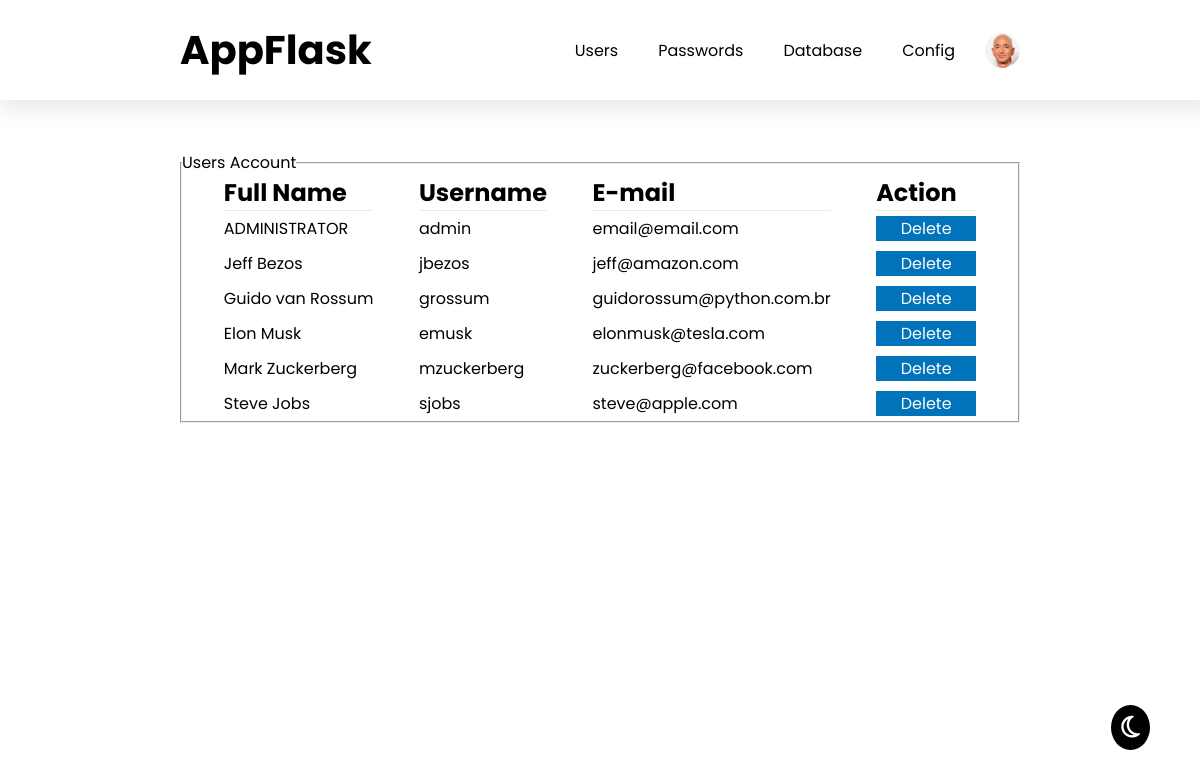
The app's page /dashboard (signed in) with its own data.
### app.py (models this page shows, shortened)
class Images(db.Model):
    id = db.Column(db.Integer, primary_key=True)
    id_user = db.Column(db.Integer, db.ForeignKey('users.id'), unique=True)
    name = db.Column(db.Text, nullable=False)
    mimetype = db.Column(db.Text, nullable=False)

class Users(db.Model, UserMixin):
    __tablename__ = 'users'
    id = db.Column(db.Integer, primary_key=True)
    perm = db.Column(db.Integer, nullable=False, default=0)
    name = db.Column(db.String(50), nullable=False)
    email = db.Column(db.String(50), nullable=False, unique=True)
    username = db.Column(db.String(10), nullable=False, unique=True)
    password = db.Column(db.String(255), nullable=False)
    creation_date = db.Column(db.DateTime, default=datetime.now())
    last_update_date = db.Column(db.DateTime, default=datetime.now())
    image_profile = db.relationship('Images', backref='user', uselist=False)

### app.py (the view)
@app.route('/dashboard')
def dashboard():
    all_users = Users.query.order_by(Users.id).all()
    if current_user.is_authenticated:
        return render_template('dashboard.html', users=all_users)
    else:
        return redirect(url_for('login'))

### app.py (called while the page is built)
@login_manager.user_loader
def load_user(user_id):
    return Users.query.filter_by(id=user_id).first()

### templates/dashboard.html
{% extends 'base1.html' %}
{% block head %}
    <link rel="stylesheet" href="../static/css/dashboard.css">
{% endblock %}
{% block body %}
    {% if current_user.perm == 1 %}
        <section class="users">
            <div class="container2">
                <fieldset id="users-fieldset">
                    <legend class="theme-theme">Users Account</legend>
                    <div class="container-table">
                        <div class="table-users-acount">
                            <h2 class="theme-theme">Full Name</h2>
                            {% for user in users %}
                                <p class="theme-theme">{{user.name}}</p>
                            {% endfor %}
                        </div>
                        <div class="table-users-acount">
                            <h2 class="theme-theme">Username</h2>
                            {% for user in users %}
                                <p class="theme-theme">{{user.username}}</p>
                            {% endfor %}
                        </div>
                        <div class="table-users-acount">
                            <h2 class="theme-theme">E-mail</h2>
                            {% for user in users %}
                                <p class="theme-theme">{{user.email}}</p>
                            {% endfor %}
                        </div>
                        <div class="table-users-acount">
                            <h2 class="theme-theme">Action</h2>
                            {% for user in users %}
                                <a href="/deleteuser/{{user.id}}">Delete</a>
                            {% endfor %}
                        </div>
                    </div>
                </fieldset>
            </div>
        </section>
    {% endif %}
{% endblock %}

### templates/base1.html (shortened to what this page needs)
<!DOCTYPE html>
<html lang="pt-br">
<head>
    <link rel="stylesheet" href="../static/css/base1.css">
    {% block head %} {% endblock %}
</head>
<body>
    <header>
        <div class="container1">
            <a href="/dashboard" id="logo" class="theme-theme">AppFlask</a>
            <nav>
                <ul class="menu-bar">
                    <li><a href="/dashboard" class="principal theme-theme">Users</a></li>
                    <li><a href="#" class="principal theme-theme">Passwords</a></li>
                    <li><a href="#" class="principal theme-theme">Database</a></li>
                    <li><a href="#" class="principal theme-theme">Config</a></li>
                    {% if current_user.image_profile %}
                        <li id="acc-ic"><img src="../static/img/profiles/user{{current_user.id}}/profile/{{ current_user.image_profile.name }}" alt="profile" srcset="" class="account-icon"></li>
                    {% else %}
                        <li id="acc-ic"><img src="../static/img/others/noperfilblack.png" alt="profile" srcset="" class="account-icon"></li>
                    {% endif %}
                </ul>
            </nav>
        </div>
    </header>
    {% block body %} {% endblock %}
    <div class="theme">
        <i class="far fa-moon theme-icon"></i>
    </div>
</body>

### static/css/base1.css (style rules this page uses)
:root { --branco: white; --preto: black; --azul: #0073ba; --azul-escuro: #006aac; }
* { margin: 0; padding: 0; box-sizing: border-box; }
html { font-size: 62.5%; }
body { font-size: 1.6rem; font-family: 'Poppins', sans-serif; overflow-x: hidden; transition: 1s; }
header { padding: 20px 0; box-shadow: 5px 5px 20px 5px rgba(0, 0, 0, 0.089); }
.container1 { width: 70%; margin: auto; display: flex; align-items: center; justify-content: space-between; }
#logo { color: var(--preto); font-weight: 700; font-size: 4rem; text-decoration: none; }
ul.menu-bar { display: flex; list-style: none; align-items: center; }
ul.menu-bar li a.principal { text-decoration: none; color: var(--preto); margin-left: 20px; padding: 10px; }
ul.menu-bar li#acc-ic { display: flex; }
ul.menu-bar li img.account-icon { margin-left: 20px; width: 35px; height: 35px; border-radius: 100%; }
.theme i.theme-icon { position: absolute; bottom: 50px; right: 50px; font-size: 2.5rem; background-color: var(--preto); color: var(--branco); padding: 10px; border-radius: 100%; transition: 1s; }

### static/css/dashboard.css (style rules this page uses)
section.users { margin: 50px 0; }
.container2 { width: 70%; margin: auto; }
.container-table { width: 90%; margin: auto; display: flex; justify-content: space-between; }
.table-users-acount { display: flex; flex-direction: column; }
.table-users-acount h2 { border-bottom: 1px solid rgba(0, 0, 0, 0.082); }
.table-users-acount p { padding: 5px 0; }
.table-users-acount a { margin: 5px 0; width: 100px; background-color: var(--azul); color: var(--branco); text-align: center; text-decoration: none; }

### records on screen
Images: image_profile.name (placeholder picture)
Users: name "ADMINISTRATOR", username "admin", email "email@email.com"
Users: name "Jeff Bezos", username "jbezos", email "jeff@amazon.com"
Users: name "Guido van Rossum", username "grossum", email "guidorossum@python.com.br"
Users: name "Elon Musk", username "emusk", email "elonmusk@tesla.com"
Users: name "Mark Zuckerberg", username "mzuckerberg", email "zuckerberg@facebook.com"
Users: name "Steve Jobs", username "sjobs", email "steve@apple.com"
